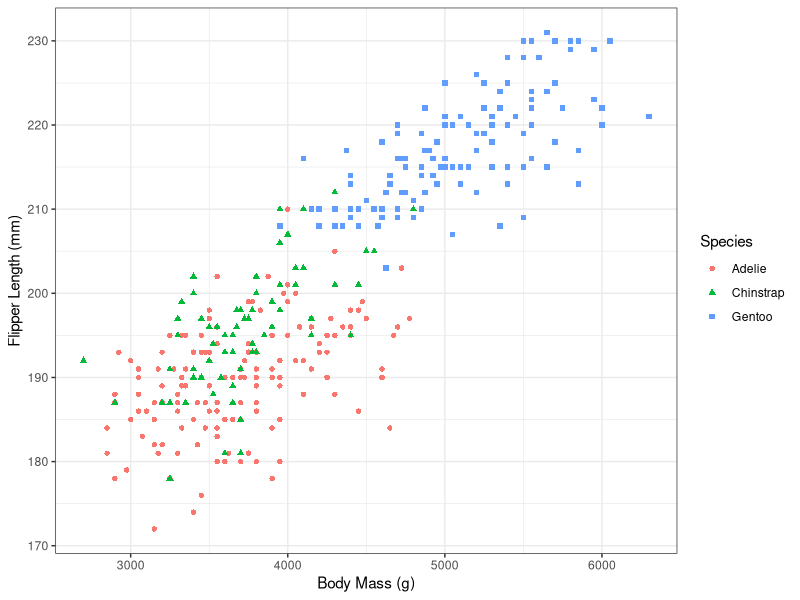
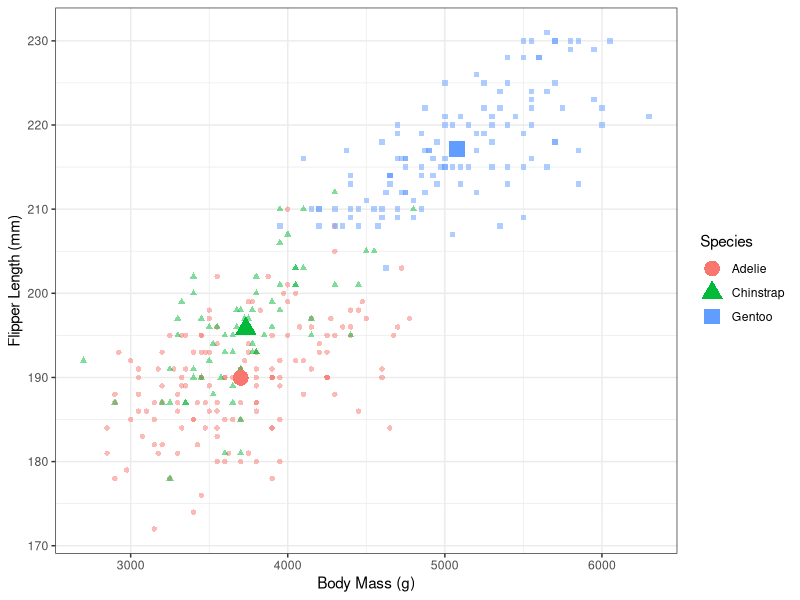
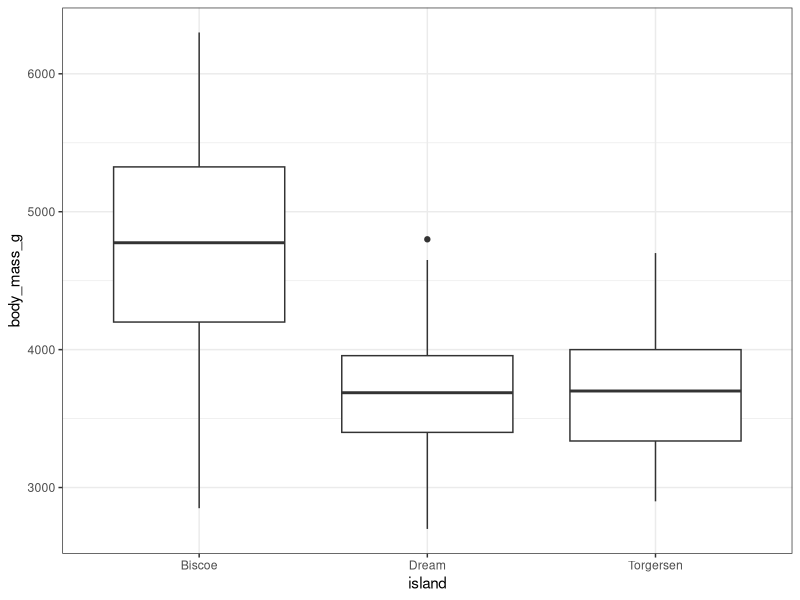
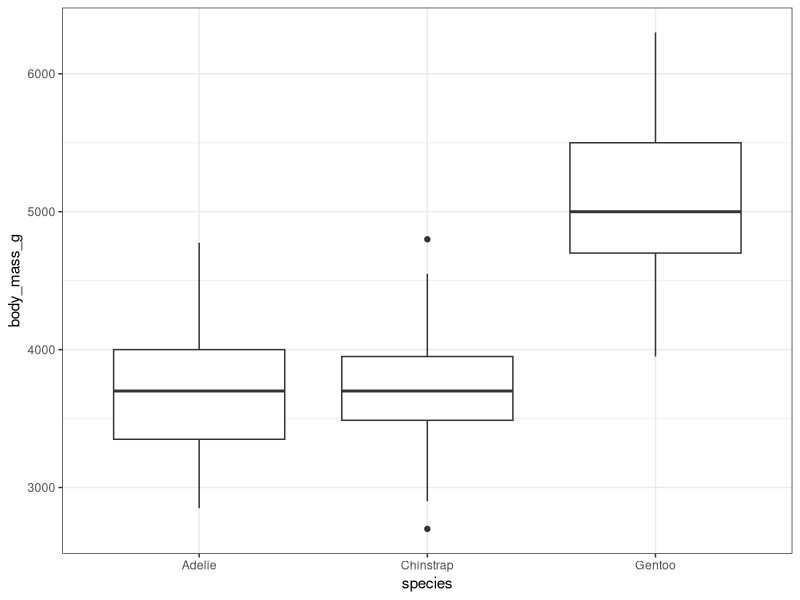

These figures' R source, in order:
## ---- chunk 1
#| label: setup
#| include: false

knitr::opts_chunk$set(
  collapse = TRUE,
  comment = "#>"
)
include_solutions <- TRUE
## ---- chunk 2
#| label: package-imports
#| include: false

require(rmarkdown)
require(knitr)
require(kableExtra)
require(tidyverse)
## ---- chunk 3
#| label: tbl-penguins
#| echo: false
#| tbl-cap: Sample of Penguins Dataset

penguins <- palmerpenguins::penguins
penguins %>%
  head() %>%
  kable(
    col.names=c('Species', 'Island', 'Bill Length (mm)', 'Bill Depth (mm)', 'Flipper Length (mm)', 'Body Mass (g)', 'Sex', 'Year')
  )
## ---- chunk 4
#| label: add-missing

penguins <- penguins %>%
  mutate(missing = if_any(everything(), is.na))
## ---- chunk 5
#| label: means
#| echo: FALSE

penguins %>%
  filter(missing == FALSE) %>%
  group_by(species) %>%
  summarise(avg_bill_length = mean(bill_length_mm, na.rm = TRUE),
            avg_flipper_length = mean(flipper_length_mm, na.rm = TRUE)) %>%
  kable(
    col.names=c('Species', 'Avg Bill Length (mm)', 'Avg Flipper Length (mm)'),
    digits=2
  )
## ---- chunk 6
#| label: fig-mass-flipper
#| echo: false
#| warning: false

penguins %>%
  ggplot(mapping = aes(x = body_mass_g,
                       y = flipper_length_mm,
                       col = species,
                       shape = species)) +
  geom_point() +
  labs(x = 'Body Mass (g)', y = 'Flipper Length (mm)', colour = 'Species', shape = 'Species') +
  theme_bw()
## ---- chunk 7
#| label: fig-means
#| echo: false
#| warning: false

means <- penguins %>%
  group_by(species) %>%
  summarise(flipper_length_mm = mean(flipper_length_mm, na.rm=TRUE),
            body_mass_g = mean(body_mass_g, na.rm=TRUE))

ggplot(data = penguins, mapping = aes(x = body_mass_g,
                                     y = flipper_length_mm,
                                     col = species,
                                     shape = species)) +
  geom_point(alpha = 0.5) +
  geom_point(data=means, size=5) +
  labs(x = 'Body Mass (g)', y = 'Flipper Length (mm)', colour = 'Species', shape = 'Species') +
  theme_bw()
## ---- chunk 8
#| layout-ncol: 2
#| label: fig-boxplots
#| echo: false
#| warning: false
#| fig-cap: "Means Comparison Plots"
#| fig-subcap: 
#| - "Comparison by Island"
#| - "Comparison by Species"

penguins %>%
  ggplot(mapping = aes(x = island, y = body_mass_g)) +
  geom_boxplot() +
  theme_bw()

penguins %>%
  ggplot(mapping = aes(x = species, y = body_mass_g)) +
  geom_boxplot() +
  theme_bw()
